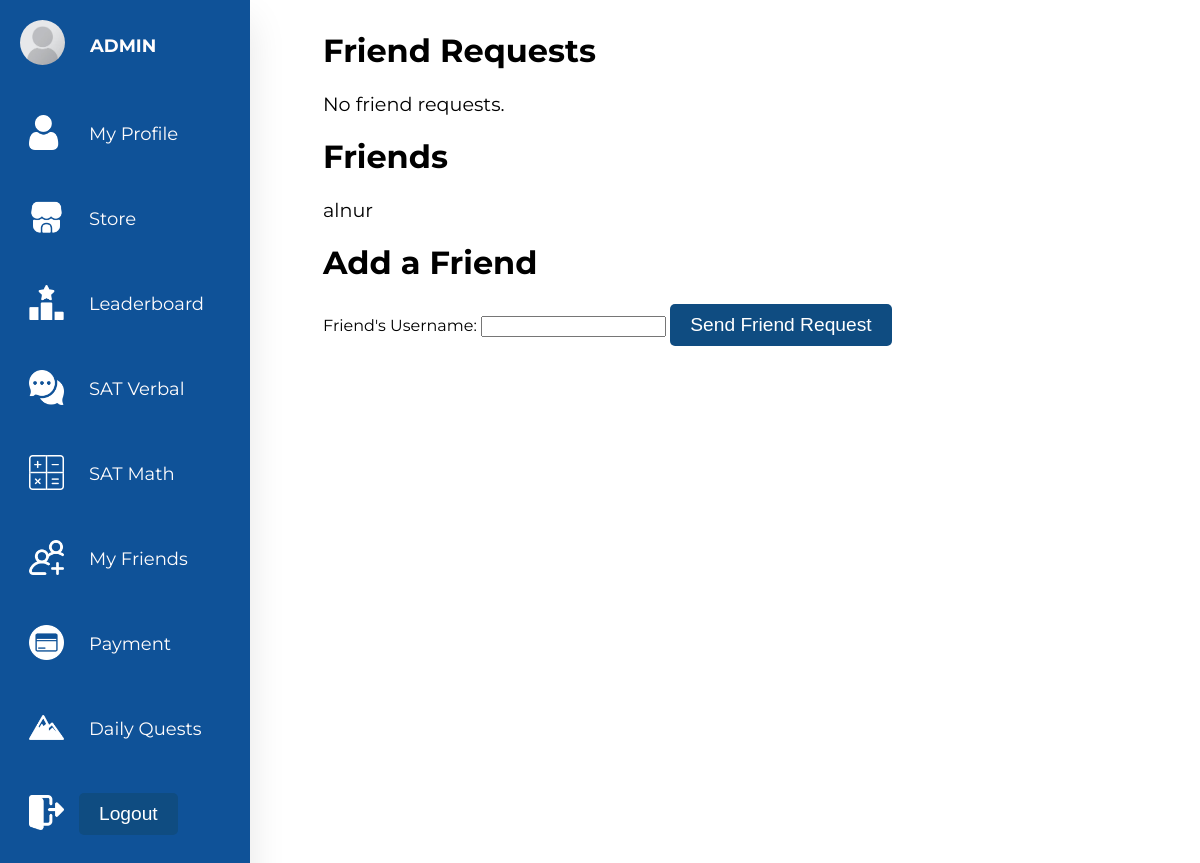
Screenshot of /friends/ (signed in) with the database file from the repository.
### webapp/models.py (models this page shows)
class UserProfile(models.Model):
    user = models.OneToOneField(User, on_delete=models.CASCADE)
    profile_picture = models.ImageField(upload_to='profile_pictures', default='noavatar.jpg')
    name = models.CharField(max_length=20, null=True, blank=True)
    math_score = models.IntegerField(null=True, blank=True)
    verbal_score = models.IntegerField(null=True, blank=True)
    tokens = models.IntegerField(null=True, blank=True)
    numberoftest = models.IntegerField(null=True, default=0)

class Friendship(models.Model):
    user = models.ForeignKey(User, on_delete=models.CASCADE, related_name='friendship')
    friend = models.ForeignKey(User, on_delete=models.CASCADE, related_name='friend_of')
    accepted = models.BooleanField(default=False)

### webapp/views.py (the view, shortened to what this page needs)
# urls.py: path('friends/', views.friends, name='friends_list'),
@login_required
def friends(request):
    try:
        user_profile = UserProfile.objects.get(user=request.user)
    except UserProfile.DoesNotExist:
        user_profile = UserProfile.objects.create(user=request.user)
    friend_requests = Friendship.objects.filter(friend=request.user, accepted=False)
    friends = Friendship.objects.filter(Q(user=request.user) | Q(friend=request.user), accepted=True)
    return render(request, 'friends.html', {'friend_requests': friend_requests, 'friends': friends, 'user_profile':user_profile})

### webapp/templates/friends.html (shortened to what this page needs)
{% load static %}
<!DOCTYPE html>
<html lang="en">
<head>
    <link rel="stylesheet" href="{% static 'css/friends.css' %}">
</head>
<body>
        <nav>
            <a href="#" class="logo">
            {% if user_profile.profile_picture %}
                <img src="{{ user_profile.profile_picture.url }}" alt="Profile Picture">
            {% endif %}
            {% if user_profile.name %}
                <span class="nav-item" alt="">{{ user_profile.name }}</span>
            {% else %}
                <span class="nav-item" alt="">{{ request.user.username }}</span>
            {% endif %}
            </a>
            <a href="{% url 'myprofile' %}" ><img src="{% static 'photos/user.png' %}"  class="logo2" alt="">
            </a>
            <a href="{% url 'store' %}"><img src="{% static 'photos/shop.png' %}"  class="logo2" alt="">
            </a>
            <a href="{% url 'leaderboard' %}" ><img src="{% static 'photos/podium.png' %}"  class="logo2" alt="">
            </a>
            <a href="{% url 'satverbal' %}"><img src="{% static 'photos/chat.png' %}"  class="logo2" alt="">
            </a>
            <a href="{% url 'satmath' %}"><img src="{% static 'photos/keys.png' %}"  class="logo2" alt="">
            </a>
            <a href="{% url 'friends_list' %}"><img src="{% static 'photos/friends.png' %}"  class="logo2" alt="">
            </a>
            <a href="{% url 'payment' %}"><img src="{% static 'photos/payment.png' %}"  class="logo2" alt="">
            </a>
            <a href="#"><img src="{% static 'photos/quest.png' %}"  class="logo2" alt="">
            </a>
            <form method="post" action="{% url 'logoutsystem' %}">
                <a href="#"><img src="{% static 'photos/logout.png' %}"  class="logo2" alt="">
                <button type="submit">Logout</button>
                </a>
            </form>
        </nav>
        <div class="container">
        <h1>Friend Requests</h1>
    <ul>
        {% for friend_request in friend_requests %}
            <li>{{ friend_request.user.username }} wants to be your friend! <a href="{% url 'accept_friend_request' friendship_id=friend_request.id %}">Accept</a></li>
        {% empty %}
            <li>No friend requests.</li>
        {% endfor %}
    </ul>
    <h1>Friends</h1>
    <ul>
        {% for friendship in friends %}
            {% if friendship.user == user %}
                <li>{{ friendship.friend.username }}</li>
            {% else %}
                <li>{{ friendship.user.username }}</li>
            {% endif %}
        {% empty %}
            <li>No friends yet.</li>
        {% endfor %}
    </ul>
    <h1>Add a Friend</h1>
    <form method="post">
        <label for="friend_username">Friend's Username:</label>
        <input type="text" id="friend_username" name="friend_username">
        <button type="submit">Send Friend Request</button>
    </form>
</div>
</body>
</html>

### static/css/friends.css (style rules this page uses)
body { font-family: 'Montserrat', sans-serif; }
nav { background-color: #0F5298; position:absolute; content:""; top:0; bottom:0; height:200%; left:0; width:90px; overflow:hidden; transition: width 0.2s linear; box-shadow: 0 20px 35px rgba(0, 0, 0, 0.1); }
.logo { text-align:center; display:flex; transition:all 0.5s ease; margin:10px 0 0 10px; }
.logo img { width:45px; height:45px; border-radius:50%; }
.logo span { font-weight:bold; padding-left:15px; font-size:18px; text-transform:uppercase; }
nav a { position:relative; color: #fffcfc; font-size:18px; display:table; width:300px; padding:10px; transition: font-size 0.2s ease-in-out; }
.nav-item { position:relative; margin-left:10px; margin-top:15px; }
.logo2 { width:35px; height:35px; margin-left:19px; margin-top:30px; vertical-align:-10px; }
a { text-decoration: none; color: #555; }
.container { margin-left: 300px; padding: 2px 15px; }
ul { list-style: none; padding-left: 0; margin-left: 0; }
li { margin-bottom: 10px; font-size: 1.2rem; }
button { background-color: #0f4c81; color: #fff; border: none; padding: 10px 20px; border-radius: 5px; font-size: 1.2rem; cursor: pointer; transition: background-color 0.3s ease; }

### rows the page displays
UserProfile: profile_picture (placeholder picture)
Friendship: user.username "alnur"
